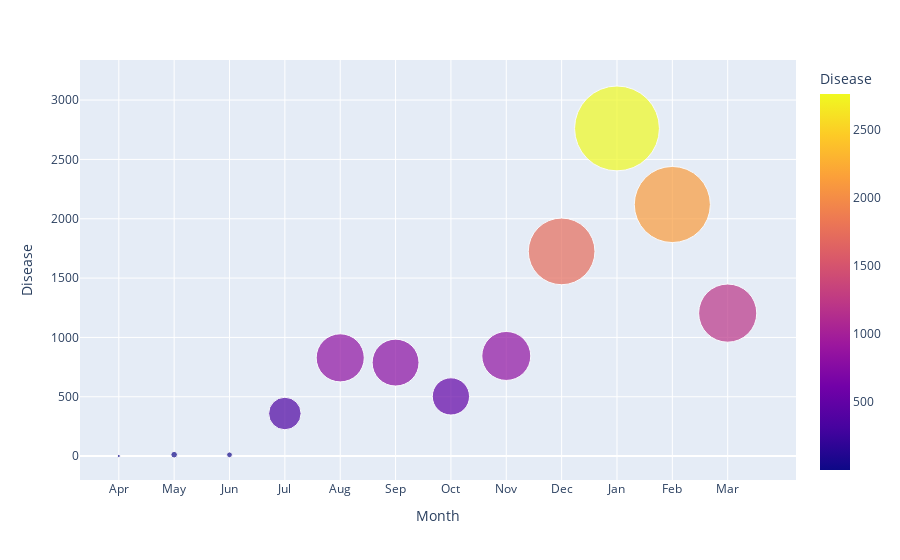

Notebook code cell kept with this figure:
### Code cell
# bubble using plotly express
fig = px.scatter(df, 
                 x="Month", 
                 y="Disease", 
                 size="Disease.rate", 
                 color="Disease", 
                 hover_name="Disease.rate", 
                 # log_x=True,
                 size_max=60
                )
#plotly.offline.plot(fig, filename='nightingale_bubble.html')
fig.show()

### Figure 1 — Plotly figure (JSON) as saved in the notebook; plotly's stock layout.template omitted (floating-point values rounded to 4 significant figures)
{"data": [{"hovertemplate": "<b>%{hovertext}</b><br><br>Month=%{x}<br>Disease=%{marker.color}<br>Disease.rate=%{marker.size}<extra></extra>", "hovertext": [1.4, 6.2, 4.7, 150, 328.5, 312.2, 197, 340.6, 631.5, 1023.0, 822.8, 480.3], "legendgroup": "", "marker": {"color": [1, 12, 11, 359, 828, 788, 503, 844, 1725, 2761, 2120, 1205], "coloraxis": "coloraxis", "size": [1.4, 6.2, 4.7, 150, 328.5, 312.2, 197, 340.6, 631.5, 1023.0, 822.8, 480.3], "sizemode": "area", "sizeref": 0.2841, "symbol": "circle"}, "mode": "markers", "name": "", "orientation": "v", "showlegend": false, "type": "scatter", "x": ["Apr", "May", "Jun", "Jul", "Aug", "Sep", "Oct", "Nov", "Dec", "Jan", "Feb", "Mar"], "xaxis": "x", "y": [1, 12, 11, 359, 828, 788, 503, 844, 1725, 2761, 2120, 1205], "yaxis": "y"}], "layout": {"autosize": true, "coloraxis": {"colorbar": {"title": {"text": "Disease"}}, "colorscale": [[0, "#0d0887"], [0.1111, "#46039f"], [0.2222, "#7201a8"], [0.3333, "#9c179e"], [0.4444, "#bd3786"], [0.5556, "#d8576b"], [0.6667, "#ed7953"], [0.7778, "#fb9f3a"], [0.8889, "#fdca26"], [1, "#f0f921"]]}, "legend": {"itemsizing": "constant", "tracegroupgap": 0}, "margin": {"t": 60}, "xaxis": {"anchor": "y", "autorange": true, "domain": [0, 1], "range": [-0.6689, 12.01], "title": {"text": "Month"}, "type": "category"}, "yaxis": {"anchor": "x", "autorange": true, "domain": [0, 1], "range": [-222.4, 3521.0], "title": {"text": "Disease"}, "type": "linear"}}}
